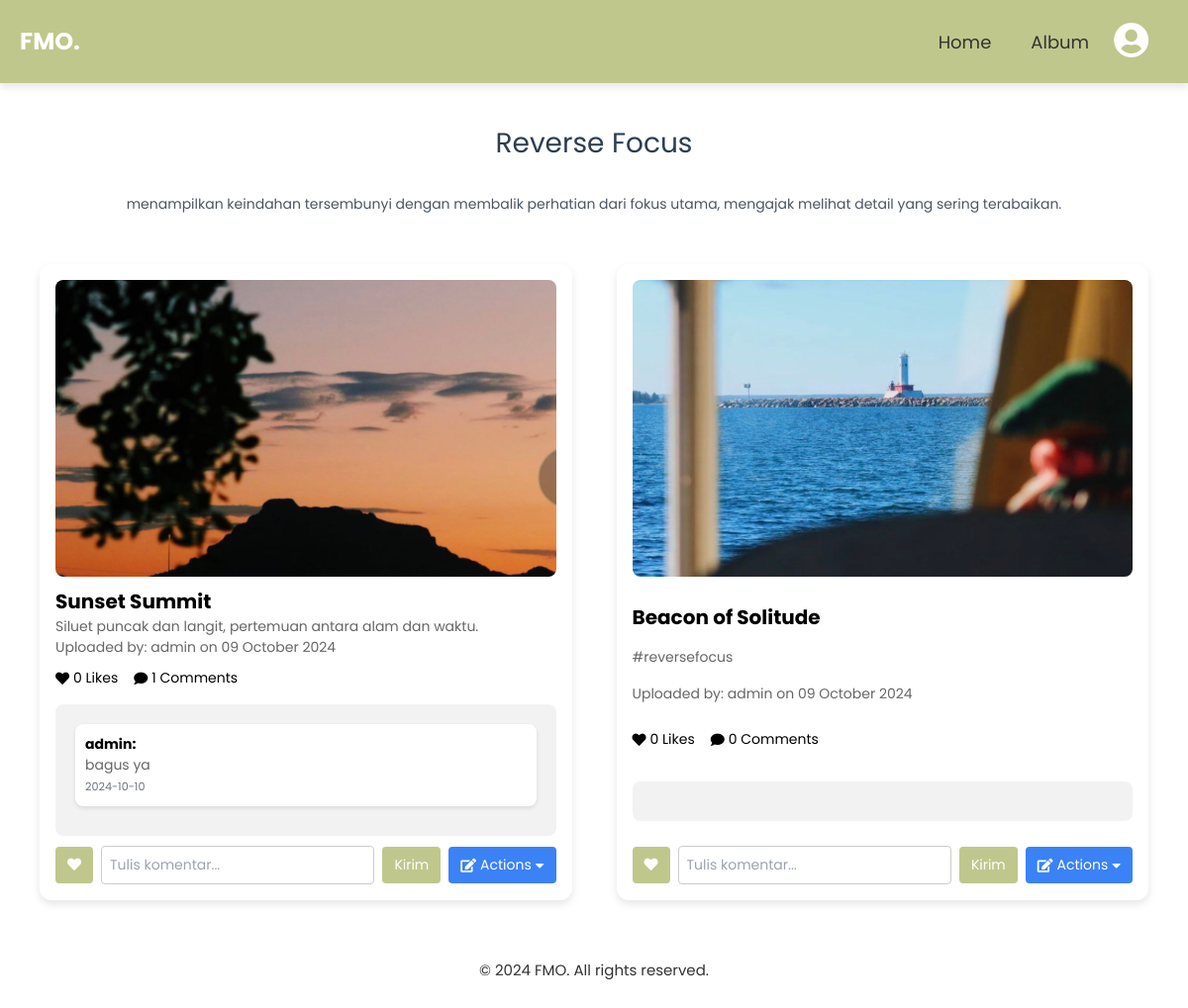
The page /viewalbum.php?album=1 on the database its author committed.
### tables this page shows
CREATE TABLE `album` (
  `AlbumID` int(11) NOT NULL,
  `NamaAlbum` varchar(255) NOT NULL,
  `Deskripsi` text DEFAULT NULL,
  `TanggalDibuat` date DEFAULT NULL,
  `UserID` int(11) DEFAULT NULL
);

CREATE TABLE `foto` (
  `FotoID` int(11) NOT NULL,
  `JudulFoto` varchar(255) DEFAULT NULL,
  `DeskripsiFoto` text DEFAULT NULL,
  `TanggalUnggah` date DEFAULT NULL,
  `LokasiFile` varchar(255) NOT NULL,
  `AlbumID` int(11) DEFAULT NULL,
  `UserID` int(11) DEFAULT NULL
);

CREATE TABLE `user` (
  `UserID` int(11) NOT NULL,
  `Username` varchar(255) NOT NULL,
  `Password` varchar(255) NOT NULL,
  `Email` varchar(255) NOT NULL,
  `NamaLengkap` varchar(255) NOT NULL,
  `Alamat` text DEFAULT NULL,
  `Role` enum('user','admin') DEFAULT 'user',
  `profile_picture` varchar(255) NOT NULL
);

CREATE TABLE `komentarfoto` (
  `KomentarID` int(11) NOT NULL,
  `FotoID` int(11) DEFAULT NULL,
  `UserID` int(11) DEFAULT NULL,
  `IsiKomentar` text DEFAULT NULL,
  `TanggalKomentar` date DEFAULT NULL
);

### viewalbum.php (the view, shortened to what this page needs)
<?php
require_once("config.php");
$albumID = filter_input(INPUT_GET, 'album', FILTER_SANITIZE_NUMBER_INT);
$sql_album = "SELECT * FROM album WHERE AlbumID = ?";
$stmt_album = $conn->prepare($sql_album);
$stmt_album->bind_param("i", $albumID);
$stmt_album->execute();
$result_album = $stmt_album->get_result();
$album = $result_album->fetch_assoc();
$sql_foto = "
    SELECT f.*,
           u.Username,
           f.TanggalUnggah,
           (SELECT COUNT(*) FROM likefoto WHERE FotoID = f.FotoID) AS total_likes,
           (SELECT COUNT(*) FROM komentarfoto WHERE FotoID = f.FotoID) AS total_comments,
           (SELECT COUNT(*) FROM likefoto WHERE FotoID = f.FotoID AND UserID = ?) AS user_liked
    FROM foto f
    JOIN user u ON f.UserID = u.UserID
    WHERE f.AlbumID = ?";
$stmt_foto = $conn->prepare($sql_foto);
$stmt_foto->bind_param("ii", $_SESSION['user_id'], $albumID);
$stmt_foto->execute();
$result_foto = $stmt_foto->get_result();
$fotos = $result_foto->fetch_all(MYSQLI_ASSOC);
?>
<!doctype html>
<html lang="en">
<head>
    <script src="https://cdn.tailwindcss.com"></script>
    <link rel="stylesheet" href="https://cdnjs.cloudflare.com/ajax/libs/font-awesome/5.15.4/css/all.min.css">
</head>
<body>
    <div class="navbar">
        <div class="title">FMO.</div>
        <div class="nav-links">
            <a href="index.php">Home</a>
            <a href="album.php">Album</a>
            <div class="profile-actions">
            <div class="profile-icon" onclick="toggleProfileDropdown()">
                <i class="fas fa-user-circle"></i>
            </div>
            </div>
        </div>
    </div>
    <br><br><br><br>
    <div class="section">
        <h3><?= htmlspecialchars($album['NamaAlbum']); ?></h3>
        <p class="text-gray-600 text-center"><?= htmlspecialchars($album['Deskripsi']); ?></p>
        <div class="photo-grid">
            <?php foreach ($fotos as $foto): ?>
                <div class="photo-card">
                    <img src="<?= htmlspecialchars($foto['LokasiFile']); ?>" alt="<?= htmlspecialchars($foto['JudulFoto']); ?>">
                    <h4><?= htmlspecialchars($foto['JudulFoto']); ?></h4>
                    <p><?= htmlspecialchars($foto['DeskripsiFoto']); ?></p>
                    <p class="text-black-500">Uploaded by: <?= htmlspecialchars($foto['Username']); ?> on <?= htmlspecialchars(date('d F Y', strtotime($foto['TanggalUnggah']))); ?></p>
                    <div class="mt-2 flex">
                        <span class="mr-4 flex items-center">
                            <i class="fas fa-heart mr-1"></i>
                            <?= htmlspecialchars($foto['total_likes']); ?> Likes
                        </span>
                        <span class="flex items-center">
                            <i class="fas fa-comment mr-1"></i>
                            <?= htmlspecialchars($foto['total_comments']); ?> Comments
                        </span>
                    </div>
                    <div class="comments mt-4">
                        <?php
                        $fotoID = $foto['FotoID'];
                        $sql_comments = "
                            SELECT k.*, u.Username
                            FROM komentarfoto k
                            JOIN user u ON k.UserID = u.UserID
                            WHERE k.FotoID = ?";
                        $stmt_comments = $conn->prepare($sql_comments);
                        $stmt_comments->bind_param("i", $fotoID);
                        $stmt_comments->execute();
                        $result_comments = $stmt_comments->get_result();
                        $comments = $result_comments->fetch_all(MYSQLI_ASSOC);
                        ?>
                        <?php foreach ($comments as $comment): ?>
                            <div class="comment">
                                <strong><?= htmlspecialchars($comment['Username']); ?>:</strong>
                                <p><?= htmlspecialchars($comment['IsiKomentar']); ?></p>
                                <small class="text-gray-500"><?= htmlspecialchars($comment['TanggalKomentar']); ?></small>
                            </div>
                        <?php endforeach; ?>
                    </div>
                    <div class="mt-2 flex">
                    <form action="like.php" method="POST" class="inline">
                        <?php if ($foto['user_liked'] > 0):  ?>
                            <button type="submit" class="like-btn text-red-500 hover:text-red-700 transition duration-200" name="action" value="unlike">
                                <i class="fas fa-heart"></i>
                            </button>
                        <?php else:  ?>
                            <button type="submit" class="like-btn text-white-500 hover:text-red-500 transition duration-200" name="action" value="like">
                                <i class="fas fa-heart"></i>
                            </button>
                        <?php endif; ?>
                    </form>
                    <form action="comment.php" method="POST" class="inline ml-2 w-full flex items-center">
                        <input type="text" name="komentar" placeholder="Tulis komentar..." class="border rounded p-1 flex-grow mr-2" required>
                        <button type="submit" class="comment-btn">Kirim</button>
                    </form>
                    <div class="relative inline-block text-left ml-2">
                        <div>
                            <button onclick="toggleDropdown('editDropdown_<?= $foto['FotoID']; ?>')" class="flex items-center bg-blue-500 text-white px-3 py-2 rounded hover:bg-blue-700 focus:outline-none">
                                <i class="fas fa-edit mr-1"></i> Actions
                                <i class="fas fa-caret-down ml-1"></i>
                            </button>
                        </div>
                    </div>
                </div>
                </div>
            <?php endforeach; ?>
        </div>
    <footer>
        <p>&copy; 2024 FMO. All rights reserved.</p>
    </footer>
</body>
</html>

### viewalbum.php (style rules this page uses)
html, body { height: 100%; margin: 0; font-family: 'Poppins', sans-serif; display: flex; flex-direction: column; }
body { font-size: 14px; }
.navbar { background-color: #C0C78C; padding: 15px 20px; box-shadow: 0 4px 8px rgba(0, 0, 0, 0.1); display: flex; justify-content: space-between; align-items: center; width: 100%; z-index: 1000; position: fixed; }
.navbar .title { font-size: 24px; color: #fff; font-weight: bold; }
.navbar .nav-links { display: flex; align-items: center; gap: 10px; }
.navbar .nav-links a { color: #333; text-decoration: none; font-size: 18px; padding: 8px 15px; }
.navbar .profile-icon { font-size: 36px; color: #fff; cursor: pointer; margin-right: 20px; }
.section { padding: 40px; margin: 0 auto; max-width: 1200px; }
.section h3 { font-size: 28px; color: #2c3e50; text-align: center; margin-bottom: 30px; }
.photo-grid { display: grid; grid-template-columns: repeat(auto-fill, minmax(345px, 1fr)); gap: 45px; justify-content: space-between; margin: 50px auto; max-width: 1200px; }
.photo-card { background-color: white; border-radius: 12px; box-shadow: 0 4px 8px rgba(0, 0, 0, 0.1); padding: 16px; display: flex; flex-direction: column; justify-content: space-between; width: 100%; max-width: 100%; box-sizing: border-box; }
.photo-card img { width: 100%; height: 300px; object-fit: cover; border-radius: 8px; }
.photo-card h4 { font-size: 20px; font-weight: bold; margin-top: 10px; }
.photo-card p { color: #666; }
.photo-card .mt-2 { margin-top: 10px; }
.photo-card .flex { display: flex; align-items: center; }
.comments { margin-top: 30px; padding: 20px; background-color: #f2f2f2; border-radius: 8px; }
.comment { margin-bottom: 10px; padding: 10px; background-color: #fff; border-radius: 8px; box-shadow: 0 2px 4px rgba(0, 0, 0, 0.1); }
.like-btn, .comment-btn { background-color: #C0C78C; color: white; padding: 8px 12px; border: none; border-radius: 4px; cursor: pointer; transition: background-color 0.3s; }
.comment-btn { background-color: #C0C78C; }
input[type="text"] { width: 200px; padding: 8px; border: 1px solid #ccc; border-radius: 4px; box-sizing: border-box; transition: border-color 0.3s; }
footer { text-align: center; padding: 10px; color: #333; margin-top: 20px; width: 100%; bottom: 0; left: 0; }
footer p { font-size: 15px; margin: 0; }

### rows shown on the page
album: NamaAlbum "Reverse Focus", Deskripsi "menampilkan keindahan tersembunyi dengan membalik perhatian dari fokus utama, mengajak melihat detail yang sering terabaikan."
foto: LokasiFile (picture), JudulFoto "Sunset Summit", DeskripsiFoto "Siluet puncak dan langit, pertemuan antara alam dan waktu.", UserID.Username "admin", TanggalUnggah "09 October 2024", total_likes "0", total_comments "1"
komentarfoto: UserID.Username "admin", IsiKomentar "bagus ya", TanggalKomentar "2024-10-10"
foto: LokasiFile (picture), JudulFoto "Beacon of Solitude", DeskripsiFoto "#reversefocus", UserID.Username "admin", TanggalUnggah "09 October 2024", total_likes "0", total_comments "0"
